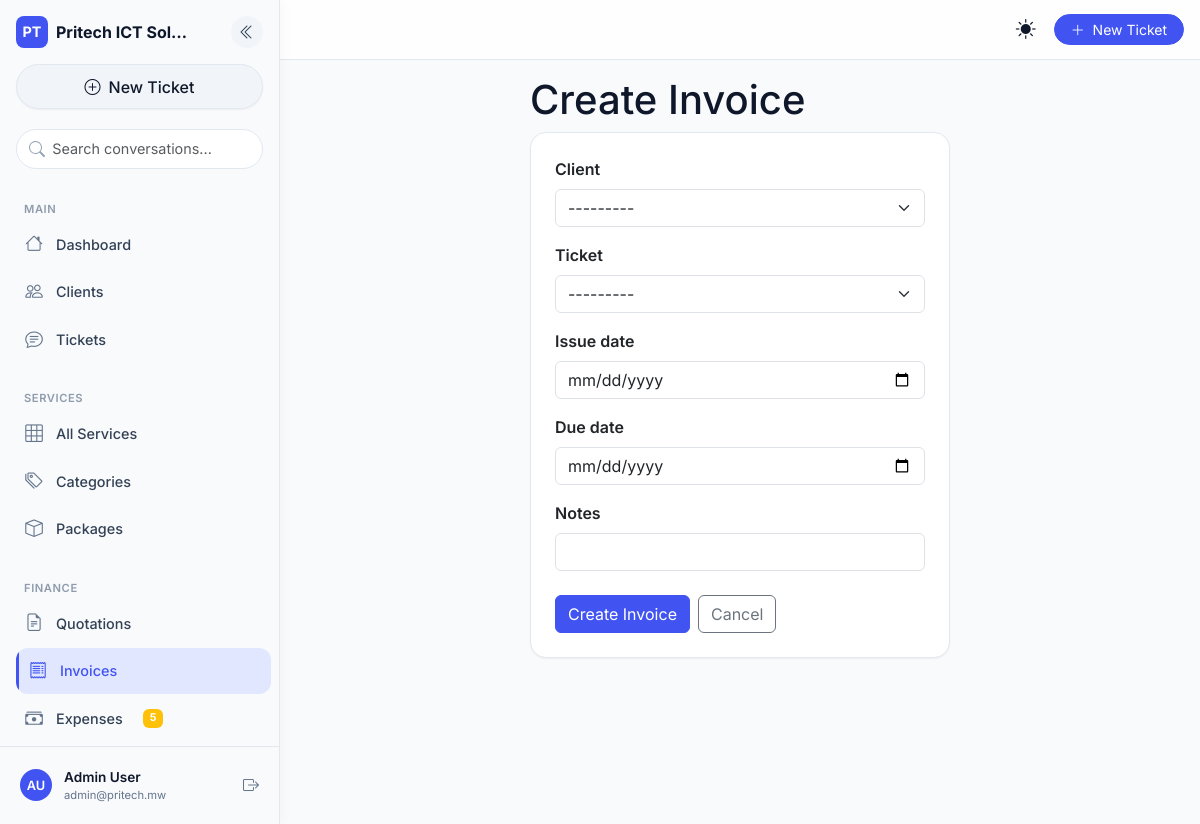
The page /finance/invoices/new/ (signed in) on the database its author committed.
### core/models.py (models this page shows, shortened)
class SiteConfig(models.Model):
    company_name = models.CharField(max_length=200, default='Pritech ICT Solutions')
    tagline = models.CharField(max_length=300, blank=True)
    logo = models.ImageField(upload_to='logo/', null=True, blank=True)
    email = models.EmailField(blank=True)
    phone = models.CharField(max_length=30, blank=True)
    address = models.TextField(blank=True)
    website = models.URLField(blank=True)
    vat_rate = models.DecimalField(max_digits=5, decimal_places=4, default=0.165)
    currency = models.CharField(max_length=10, default='MWK')
    currency_symbol = models.CharField(max_length=5, default='K')
    bank_name = models.CharField(max_length=100, blank=True)
    bank_account = models.CharField(max_length=50, blank=True)
    mobile_money = models.CharField(max_length=50, blank=True)
    invoice_footer = models.TextField(blank=True)
    class Meta:
        verbose_name = 'Site Configuration'
    @classmethod
    def get(cls):
        obj, _ = cls.objects.get_or_create(pk=1)
        return obj

### accounts/models.py (models this page shows, shortened)
class User(AbstractUser):
    id = models.UUIDField(primary_key=True, default=uuid.uuid4, editable=False)
    USER_TYPE_CHOICES = (('client', 'Client'), ('staff', 'Staff'))
    CLIENT_ROLE_CHOICES = [
        ('admin', 'Administrator'),
        ('viewer', 'Viewer'),
        ('billing', 'Billing'),
    ]
    user_type = models.CharField(max_length=10, choices=USER_TYPE_CHOICES, default='client')
    email = models.EmailField(unique=True)
    phone_number = models.CharField(max_length=20, unique=True, null=True, blank=True)
    national_id = models.CharField(max_length=50, unique=True, null=True, blank=True)
    physical_address = models.TextField(blank=True)
    last_login_ip = models.GenericIPAddressField(null=True, blank=True)
    client_role = models.CharField(
        max_length=20,
        choices=CLIENT_ROLE_CHOICES,
        default='viewer',
        blank=True,
        help_text="Role within the client organization (only for client users)"
    )
    is_2fa_enabled = models.BooleanField(default=False)
    USERNAME_FIELD = 'email'
    REQUIRED_FIELDS = ['username']
    def has_role(self, role_code):
        return self.user_roles.filter(role__code=role_code).exists()
    def has_perm_code(self, permission_code):
        from .models import RolePermission
        return RolePermission.objects.filter(
            role__user_roles__user=self,
            permission__code=permission_code
        ).exists()

### clients/models.py (models this page shows, shortened)
class ClientOrganization(models.Model):
    id = models.UUIDField(primary_key=True, default=uuid.uuid4, editable=False)
    INDUSTRY_CHOICES = [
        ('technology', 'Technology'), ('finance', 'Finance & Banking'),
        ('healthcare', 'Healthcare'), ('education', 'Education'),
        ('government', 'Government'), ('ngo', 'NGO / Non-Profit'),
        ('retail', 'Retail & Commerce'), ('other', 'Other'),
    ]
    STATUS_CHOICES = [
        ('active', 'Active'),
        ('inactive', 'Inactive'),
        ('lead', 'Lead'),
        ('former', 'Former Client'),
    ]
    name = models.CharField(max_length=200)
    industry = models.CharField(max_length=50, choices=INDUSTRY_CHOICES, default='other')
    registration_number = models.CharField(max_length=100, blank=True)
    tax_id = models.CharField(max_length=100, blank=True)
    email = models.EmailField(blank=True)
    phone = models.CharField(max_length=20, blank=True)
    address = models.TextField(blank=True)
    website = models.URLField(blank=True)
    notes = QuillField(blank=True)          # ⬅️ rich text now
    status = models.CharField(max_length=20, choices=STATUS_CHOICES, default='active')
    created_at = models.DateTimeField(auto_now_add=True)
    user = models.OneToOneField(
        settings.AUTH_USER_MODEL,
        on_delete=models.SET_NULL,
        null=True,
        blank=True,
        related_name='client_organization'
    )
    class Meta:
        ordering = ['name']
    def __str__(self):
        return self.name

### tickets/models.py (models this page shows, shortened)
class Ticket(models.Model):
    STATUS_CHOICES = [
        ('open', 'Open'),
        ('assigned', 'Assigned'),
        ('in_progress', 'In Progress'),
        ('resolved', 'Resolved'),
        ('closed', 'Closed'),
        ('escalated', 'Escalated'),
    ]
    PRIORITY_CHOICES = [
        ('low', 'Low'),
        ('medium', 'Medium'),
        ('high', 'High'),
        ('critical', 'Critical'),
    ]
    VALID_TRANSITIONS = {
        'open': ['assigned', 'closed'],
        'assigned': ['in_progress', 'open'],
        'in_progress': ['resolved', 'escalated', 'assigned'],
        'resolved': ['closed', 'open'],
        'escalated': ['in_progress', 'assigned'],
        'closed': ['open'],
    }
    ticket_number = models.CharField(max_length=20, unique=True, blank=True)
    title = models.CharField(max_length=300)
    description = QuillField()
    client = models.ForeignKey(
        'clients.ClientOrganization',
        on_delete=models.CASCADE,
        related_name='tickets',
        db_index=True  # Performance index
    )
    service = models.ForeignKey('services.Service', on_delete=models.SET_NULL, null=True, blank=True)
    assigned_to = models.ForeignKey(
        settings.AUTH_USER_MODEL,
        on_delete=models.SET_NULL,
        null=True, blank=True,
        related_name='assigned_tickets',
        db_index=True
    )
    created_by = models.ForeignKey(
        settings.AUTH_USER_MODEL,
        on_delete=models.SET_NULL,
        null=True, blank=True,
        related_name='created_tickets'
    )
    status = models.CharField(max_length=20, choices=STATUS_CHOICES, default='open', db_index=True)
    priority = models.CharField(max_length=10, choices=PRIORITY_CHOICES, default='medium', db_index=True)
    created_at = models.DateTimeField(auto_now_add=True, db_index=True)
    updated_at = models.DateTimeField(auto_now=True)
    resolved_at = models.DateTimeField(null=True, blank=True)
    history = HistoricalRecords()
    class Meta:
        ordering = ['-created_at']
    def __str__(self):
        return f"{self.ticket_number} – {self.title}"

### finance/views.py (the view, shortened to what this page needs)
# urls.py: path('invoices/new/', InvoiceCreateView.as_view(), name='invoice_create'),
class InvoiceCreateView(RoleRequiredMixin, CreateView):
    model = Invoice
    form_class = InvoiceForm
    template_name = 'finance/invoice_form.html'
    success_url = reverse_lazy('invoice_list')
    required_roles = ['FINANCE', 'ADMIN']

### finance/forms.py
class InvoiceForm(forms.ModelForm):
    class Meta:
        model = Invoice
        fields = ['client', 'ticket', 'issue_date', 'due_date', 'notes']
        widgets = {
            'issue_date': forms.DateInput(attrs={'type': 'date'}),
            'due_date': forms.DateInput(attrs={'type': 'date'}),
            'notes': forms.Textarea(attrs={'rows': 2}),
        }

### accounts/templatetags/account_tags.py (called while the page is built)
@register.filter(name='has_perm')
def has_perm(user, perm_code):
    if user.is_authenticated:
        return user.has_perm_code(perm_code)
    return False

### core/context_processors.py (called while the page is built)
def site_config(request):
    return {'site_config': SiteConfig.get()}

def sidebar_recent_items(request):
    if request.user.is_authenticated:
        from .services import CommonDashboardService
        return CommonDashboardService.get_context(request.user)
    return {}

def pending_expenses_count(request):
    if request.user.is_authenticated and request.user.is_staff:
        try:
            count = Expense.objects.filter(status='pending').count()
            return {'pending_expenses_count': count}
        except Exception:
            return {'pending_expenses_count': 0}
    return {}

### core/mixins.py (called while the page is built)
    def dispatch(self, request, *args, **kwargs):
        if not request.user.is_authenticated:
            return self.handle_no_permission()
        if self.required_roles:
            if not any(request.user.has_role(r) for r in self.required_roles):
                if request.headers.get('HX-Request'):
                    return JsonResponse({'error': 'Permission denied'}, status=403)
                return HttpResponseForbidden(
                    '<h2 style="font-family:sans-serif;padding:2rem;">403 — You do not have permission to access this page.</h2>'
                )
        return super().dispatch(request, *args, **kwargs)

### core/templatetags/core_tags.py (called while the page is built)
@register.filter(name='has_any_role')
def has_any_role(user, roles_str):
    if not user or not user.is_authenticated:
        return False
    roles = [role.strip() for role in roles_str.split(',')]
    return any(user.has_role(role) for role in roles)

### portfolio/context_processors.py (called while the page is built)
def portfolio_settings(request):
    return {'portfolio_settings': PortfolioSettings.get()}

### portfolio/models.py (called while the page is built)
    @classmethod
    def get(cls):
        obj, _ = cls.objects.get_or_create(pk=1)
        return obj

### templates/finance/invoice_form.html (shortened to what this page needs)
{% extends "generic/form.html" %}
{% block content %}
<div class="row justify-content-center">
  <div class="col-lg-6">
    <div class="page-header">
      <h1>Create Invoice</h1>
    </div>
    <div class="card">
      <div class="card-body p-4">
        <form method="post">
          {% for field in form %}
          <div class="mb-3">
            <label class="form-label fw-semibold">{{ field.label }}</label>
            {% if field.field.widget.input_type == 'select' %}
              <select name="{{ field.html_name }}" class="form-select">
                {% for val, label in field.field.choices %}
                <option value="{{ val }}" {% if field.value|stringformat:'s' == val|stringformat:'s' %}selected{% endif %}>{{ label }}</option>
                {% endfor %}
              </select>
            {% elif field.field.widget.input_type == 'textarea' %}
              <textarea name="{{ field.html_name }}" class="form-control" rows="3">{{ field.value|default:'' }}</textarea>
            {% else %}
              <input type="{{ field.field.widget.input_type }}" name="{{ field.html_name }}" class="form-control" value="{{ field.value|default:'' }}">
            {% endif %}
          </div>
          {% endfor %}
          <div class="d-flex gap-2 mt-4">
            <button type="submit" class="btn btn-primary">Create Invoice</button>
            <a href="{% url 'invoice_list' %}" class="btn btn-outline-secondary">Cancel</a>
          </div>
        </form>
      </div>
    </div>
  </div>
</div>
{% endblock %}

### templates/base.html (shortened to what this page needs)
{% load static %}
{% load account_tags %}
{% load core_tags %}
<!DOCTYPE html>
<html lang="en" data-theme="light" data-bs-theme="light">
<head>
  <link href="https://cdn.jsdelivr.net/npm/bootstrap@5.3.0/dist/css/bootstrap.min.css" rel="stylesheet">
  <link rel="stylesheet" href="https://cdn.jsdelivr.net/npm/bootstrap-icons@1.11.0/font/bootstrap-icons.css">
  <link rel="stylesheet" href="{% static 'css/mobile-first.css' %}">
</head>
<body class="{% if request.user.is_authenticated %}sidebar-expanded{% endif %}">
  {% if request.user.is_authenticated %}
  <aside class="desktop-sidebar d-none d-lg-flex">
    <div class="sidebar-header">
      <div class="d-flex align-items-center justify-content-between mb-3">
        <div class="d-flex align-items-center gap-2">
          <div class="brand-icon"><span class="fw-bold">PT</span></div>
          <span class="fw-bold brand-name">{{ site_config.company_name|truncatechars:16 }}</span>
        </div>
        <button class="sidebar-collapse-btn" id="sidebarCollapseBtn" type="button"
                data-bs-toggle="tooltip" title="Collapse sidebar" aria-label="Collapse sidebar">
          <i class="bi bi-chevron-double-left"></i>
        </button>
      </div>
      <a href="{% url 'ticket_create' %}" class="new-chat-btn"><i class="bi bi-plus-circle"></i> New Ticket</a>
    </div>
    <div class="sidebar-search">
      <input type="text" class="form-control" placeholder="Search conversations...">
    </div>
    <div class="sidebar-nav-section">
      <div class="nav-label">Main</div>
      <a href="{% url 'dashboard' %}" class="ai-nav-link"><i class="bi bi-house"></i> Dashboard</a>
      {% if request.user|has_any_role:'ADMIN,SALES,FINANCE' %}
        <a href="{% url 'client_list' %}" class="ai-nav-link"><i class="bi bi-people"></i> Clients</a>
      {% endif %}
      <a href="{% url 'ticket_list' %}" class="ai-nav-link"><i class="bi bi-chat-text"></i> Tickets</a>
      {% if request.user.is_staff %}
        <div class="nav-label mt-3">Services</div>
        <a href="{% url 'service_list' %}" class="ai-nav-link"><i class="bi bi-grid-3x3"></i> All Services</a>
        <a href="{% url 'service_category_list' %}" class="ai-nav-link"><i class="bi bi-tags"></i> Categories</a>
        <a href="{% url 'service_package_list' %}" class="ai-nav-link"><i class="bi bi-box"></i> Packages</a>
      {% endif %}
      {% if request.user|has_perm:'view_finance_dashboard' or request.user.is_staff %}
        <div class="nav-label mt-3">Finance</div>
        <a href="{% url 'quotation_list' %}" class="ai-nav-link"><i class="bi bi-file-earmark-text"></i> Quotations</a>
        <a href="{% url 'invoice_list' %}" class="ai-nav-link"><i class="bi bi-receipt"></i> Invoices</a>
        <a href="{% url 'expense_list' %}?status=pending" class="ai-nav-link">
          <i class="bi bi-cash-stack"></i> Expenses
          {% if pending_expenses_count %}
            <span class="badge bg-warning ms-2">{{ pending_expenses_count }}</span>
          {% endif %}
        </a>
        <a href="{% url 'finance_reports' %}" class="ai-nav-link"> Reports</a>
      {% endif %}
    </div>
    <div class="sidebar-footer">
      <div class="user-profile">
        <div class="user-avatar">
          {{ request.user.first_name|first|upper }}{{ request.user.last_name|first|upper }}
        </div>
        <div class="user-info">
          <div class="user-name">{{ request.user.get_full_name|default:request.user.email }}</div>
          <div class="user-email">{{ request.user.email }}</div>
        </div>
        <form method="post" action="{% url 'logout' %}" class="ms-auto">
          <button type="submit" class="logout-btn" data-bs-toggle="tooltip" title="Logout" aria-label="Logout">
            <i class="bi bi-box-arrow-right"></i>
          </button>
        </form>
      </div>
    </div>
  </aside>
  {% endif %}
  <header class="topbar sticky-top {% if request.user.is_authenticated %}topbar-desktop{% endif %}">
    <div class="d-flex align-items-center h-100 px-3">
      {% if request.user.is_authenticated %}
      <button class="desktop-menu-btn d-none d-lg-block me-2" id="desktopMenuToggle" type="button"
              data-bs-toggle="tooltip" title="Toggle sidebar" aria-label="Toggle sidebar">
      </button>
      {% endif %}
      <span class="page-title fw-semibold flex-grow-1">{% block page_title %}Dashboard{% endblock %}</span>
      <button class="theme-toggle-btn me-2" id="themeToggle" type="button"
              data-bs-toggle="tooltip" title="Switch theme" aria-label="Switch dark/light mode">
        <i class="bi bi-sun-fill light-icon"></i>
      </button>
      {% if request.user.is_authenticated %}
      <a href="{% url 'ticket_create' %}" class="btn btn-primary btn-sm rounded-pill px-3 d-none d-sm-block">
        <i class="bi bi-plus-lg me-1"></i> New Ticket
      </a>
      {% endif %}
    </div>
  </header>
  <main id="main-content" class="main-content pb-6 mb-4 {% if request.user.is_authenticated %}main-content-desktop{% endif %}">
    <div class="container-fluid py-3">
      {% block content %}{% endblock %}
    </div>
  </main>
</body>
</html>

### rows shown on the page
SiteConfig: company_name "Pritech ICT Sol…"
User: user.first_name|first "A", user.last_name|first "U", user.get_full_name "Admin User", user.email "admin@pritech.mw"
ClientOrganization: client "---------"
Ticket: ticket "---------"

### other values the page prints
{{ pending_expenses_count }} "5"
{{ field.label }} "Client" "Ticket" "Issue date" "Due date" "Notes"
